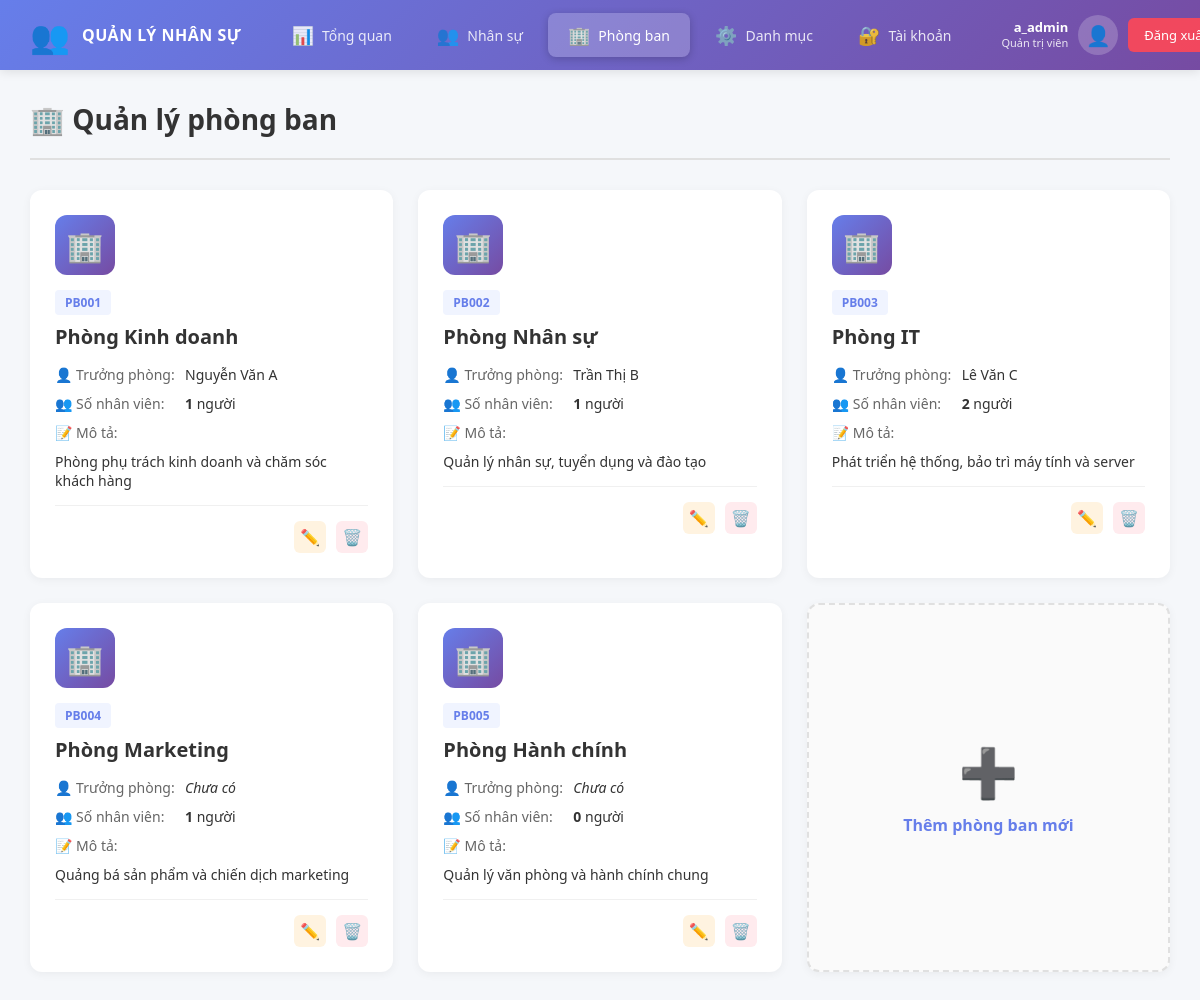
Page /phong_ban.php (signed in) on the committed database.
### tables this page shows
CREATE TABLE nhan_su (
    id INT AUTO_INCREMENT PRIMARY KEY,
    ma_nhan_vien VARCHAR(50) UNIQUE NOT NULL,
    ho_ten VARCHAR(100) NOT NULL,
    ngay_sinh DATE,
    gioi_tinh ENUM('Nam', 'Nữ', 'Khác') DEFAULT 'Nam',
    so_dien_thoai VARCHAR(15),
    email VARCHAR(100),
    dia_chi TEXT,
    anh_dai_dien VARCHAR(255),
    
     
    chuc_vu_id INT,
    phong_ban_id INT,
    ngay_vao_lam DATE,
    ngay_nghi_viec DATE NULL,
    loai_hop_dong_id INT,
    muc_luong DECIMAL(15,2),
    trinh_do_hoc_van_id INT,
    trang_thai_id INT DEFAULT 1,
    
    created_at TIMESTAMP DEFAULT CURRENT_TIMESTAMP,
    updated_at TIMESTAMP DEFAULT CURRENT_TIMESTAMP ON UPDATE CURRENT_TIMESTAMP,
    
    FOREIGN KEY (chuc_vu_id) REFERENCES chuc_vu(id),
    FOREIGN KEY (phong_ban_id) REFERENCES phong_ban(id),
    FOREIGN KEY (loai_hop_dong_id) REFERENCES loai_hop_dong(id),
    FOREIGN KEY (trinh_do_hoc_van_id) REFERENCES trinh_do_hoc_van(id),
    FOREIGN KEY (trang_thai_id) REFERENCES trang_thai_nhan_vien(id)
);

CREATE TABLE phong_ban (
    id INT AUTO_INCREMENT PRIMARY KEY,
    ma_phong_ban VARCHAR(50) UNIQUE NOT NULL,
    ten_phong_ban VARCHAR(100) NOT NULL,
    truong_phong INT NULL,
    mo_ta TEXT,
    created_at TIMESTAMP DEFAULT CURRENT_TIMESTAMP,
    updated_at TIMESTAMP DEFAULT CURRENT_TIMESTAMP ON UPDATE CURRENT_TIMESTAMP
);

### src/phong_ban.php (the view, shortened to what this page needs)
<?php
require_once 'config.php';
try {
    $stmt = $pdo->query("
        SELECT pb.*,
               ns.ho_ten as ten_truong_phong,
               ns.ma_nhan_vien as ma_truong_phong,
               (SELECT COUNT(*) FROM nhan_su WHERE phong_ban_id = pb.id) as so_nhan_vien
        FROM phong_ban pb
        LEFT JOIN nhan_su ns ON pb.truong_phong = ns.id
        ORDER BY pb.created_at DESC
    ");
    $phong_ban_list = $stmt->fetchAll();
} catch (PDOException $e) {
    die("Lỗi: " . $e->getMessage());
}
?>
<!DOCTYPE html>
<html lang="vi">
<head>
    <link rel="stylesheet" href="../assets/style.css">
</head>
<body>
    <?php include 'sidebar.php'; ?>
    <div class="main-content">
        <div class="header">
            <h1>🏢 Quản lý phòng ban</h1>
        </div>
        <div class="departments-grid">
            <?php foreach ($phong_ban_list as $pb): ?>
            <div class="department-card">
                <div class="department-icon">🏢</div>
                <div class="department-content">
                    <div class="department-code"><?php echo $pb['ma_phong_ban']; ?></div>
                    <h3><?php echo $pb['ten_phong_ban']; ?></h3>
                    <div class="department-info">
                        <div class="info-item">
                            <span class="info-label">👤 Trưởng phòng:</span>
                            <span class="info-value"><?php echo $pb['ten_truong_phong'] ?? '<em>Chưa có</em>'; ?></span>
                        </div>
                        <div class="info-item">
                            <span class="info-label">👥 Số nhân viên:</span>
                            <span class="info-value"><strong><?php echo $pb['so_nhan_vien']; ?></strong> người</span>
                        </div>
                        <?php if ($pb['mo_ta']): ?>
                        <div class="info-item">
                            <span class="info-label">📝 Mô tả:</span>
                            <span class="info-value"><?php echo $pb['mo_ta']; ?></span>
                        </div>
                        <?php endif; ?>
                    </div>
                    <div class="department-actions">
                        <button onclick='editPhongBan(<?php echo json_encode($pb); ?>)' class="btn-icon btn-edit"
                            title="Sửa">✏️</button>
                        <button
                            onclick="deletePhongBan(<?php echo $pb['id']; ?>, '<?php echo $pb['ten_phong_ban']; ?>', <?php echo $pb['so_nhan_vien']; ?>)"
                            class="btn-icon btn-delete" title="Xóa">🗑️</button>
                    </div>
                </div>
            </div>
            <?php endforeach; ?>
            <div class="department-card add-card" onclick="showAddModal()">
                <div class="add-icon">➕</div>
                <div class="add-text">Thêm phòng ban mới</div>
            </div>
        </div>
    </div>
</body>
</html>

### assets/style.css (style rules this page uses)
* { margin: 0; padding: 0; box-sizing: border-box; }
body { font-family: 'Segoe UI', Tahoma, Geneva, Verdana, sans-serif; background: #f5f7fa; color: #333; overflow-x: hidden; }
.main-content { margin-left: 0; margin-top: 70px; padding: 30px; min-height: calc(100vh - 70px); }
.header { display: flex; justify-content: space-between; align-items: center; margin-bottom: 30px; padding-bottom: 20px; border-bottom: 2px solid #e0e0e0; }
.header h1 { font-size: 28px; color: #333; }
.btn-icon { width: 32px; height: 32px; border: none; border-radius: 6px; cursor: pointer; display: flex; align-items: center; justify-content: center; font-size: 16px; transition: all 0.3s; }
.btn-edit { background: #fff3e0; color: #f57c00; }
.btn-delete { background: #ffebee; color: #c62828; }

### src/sidebar.php (style rules this page uses)
.main-content { margin-left: 0 !important; margin-top: 70px; padding: 30px; min-height: calc(100vh - 70px); }

### src/phong_ban.php (style rules this page uses)
.departments-grid { display: grid; grid-template-columns: repeat(auto-fill, minmax(350px, 1fr)); gap: 25px; }
.department-card { background: white; border-radius: 12px; padding: 25px; box-shadow: 0 2px 10px rgba(0, 0, 0, 0.05); transition: all 0.3s; position: relative; }
.department-icon { width: 60px; height: 60px; background: linear-gradient(135deg, #667eea 0%, #764ba2 100%); border-radius: 12px; display: flex; align-items: center; justify-content: center; font-size: 30px; margin-bottom: 15px; }
.department-code { font-size: 12px; color: #667eea; background: #f0f4ff; padding: 4px 10px; border-radius: 4px; display: inline-block; margin-bottom: 8px; font-weight: 600; }
.department-content h3 { font-size: 20px; color: #333; margin-bottom: 15px; }
.department-info { display: flex; flex-direction: column; gap: 10px; margin-bottom: 15px; }
.info-item { display: flex; gap: 10px; font-size: 14px; flex-wrap: wrap; }
.info-label { color: #666; min-width: 120px; }
.info-value { color: #333; }
.department-actions { display: flex; gap: 10px; justify-content: flex-end; padding-top: 15px; border-top: 1px solid #f0f0f0; }
.add-card { display: flex; flex-direction: column; align-items: center; justify-content: center; min-height: 280px; cursor: pointer; border: 2px dashed #e0e0e0; background: #fafafa; }
.add-icon { font-size: 48px; color: #667eea; margin-bottom: 10px; }
.add-text { color: #667eea; font-weight: 600; font-size: 16px; }

### rows in the picture
nhan_su: phong_ban.ma_phong_ban "PB001", phong_ban.ten_phong_ban "Phòng Kinh doanh", ho_ten "Nguyễn Văn A", so_nhan_vien "1", phong_ban.mo_ta "Phòng phụ trách kinh doanh và chăm sóc khách hàng"
nhan_su: phong_ban.ma_phong_ban "PB002", phong_ban.ten_phong_ban "Phòng Nhân sự", ho_ten "Trần Thị B", so_nhan_vien "1", phong_ban.mo_ta "Quản lý nhân sự, tuyển dụng và đào tạo"
nhan_su: phong_ban.ma_phong_ban "PB003", phong_ban.ten_phong_ban "Phòng IT", ho_ten "Lê Văn C", so_nhan_vien "2", phong_ban.mo_ta "Phát triển hệ thống, bảo trì máy tính và server"
phong_ban: ma_phong_ban "PB004", ten_phong_ban "Phòng Marketing", ten_truong_phong "Chưa có", so_nhan_vien "1", mo_ta "Quảng bá sản phẩm và chiến dịch marketing"
phong_ban: ma_phong_ban "PB005", ten_phong_ban "Phòng Hành chính", ten_truong_phong "Chưa có", so_nhan_vien "0", mo_ta "Quản lý văn phòng và hành chính chung"

### other values in the picture
$_SESSION['username'] "a_admin"
